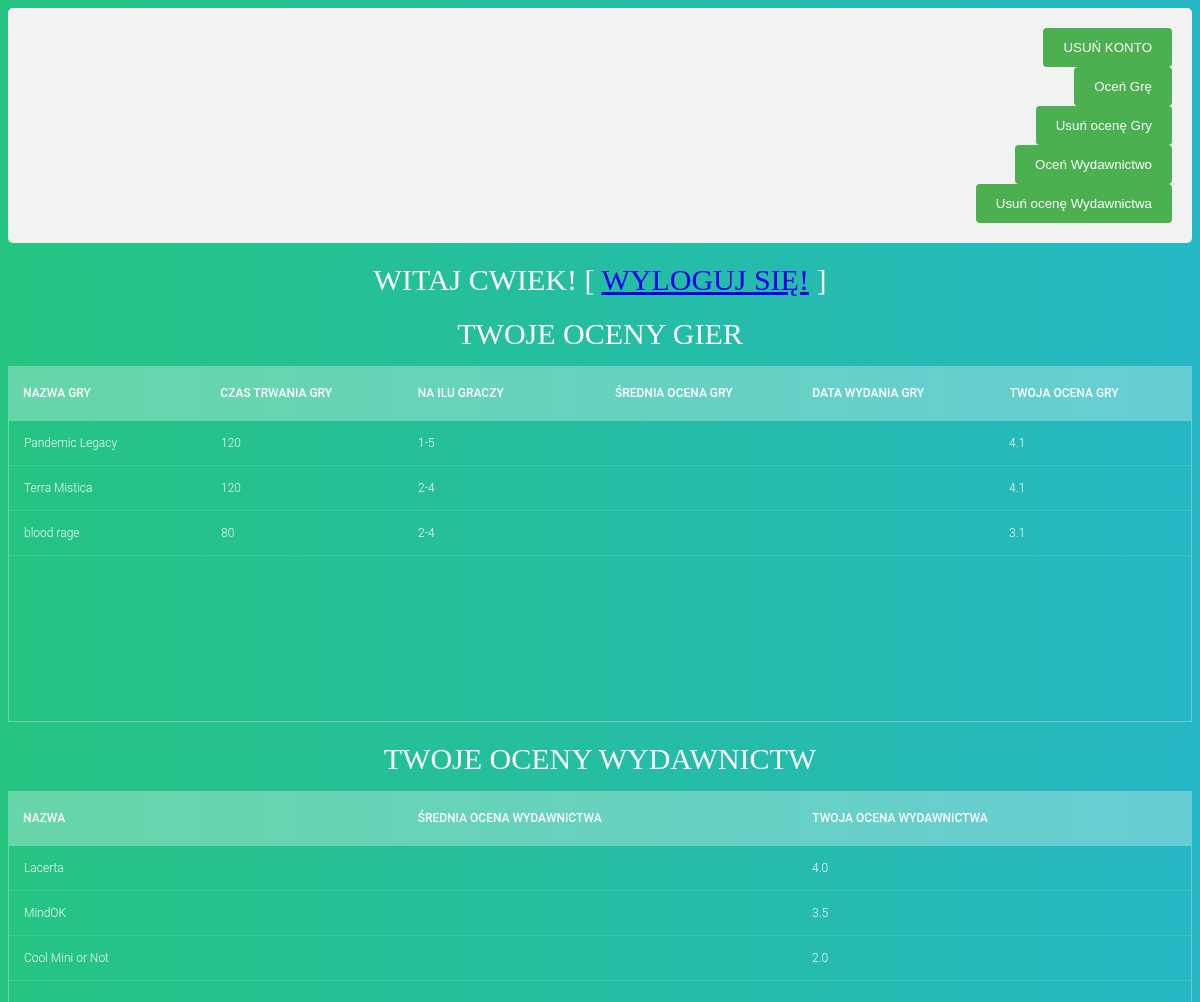
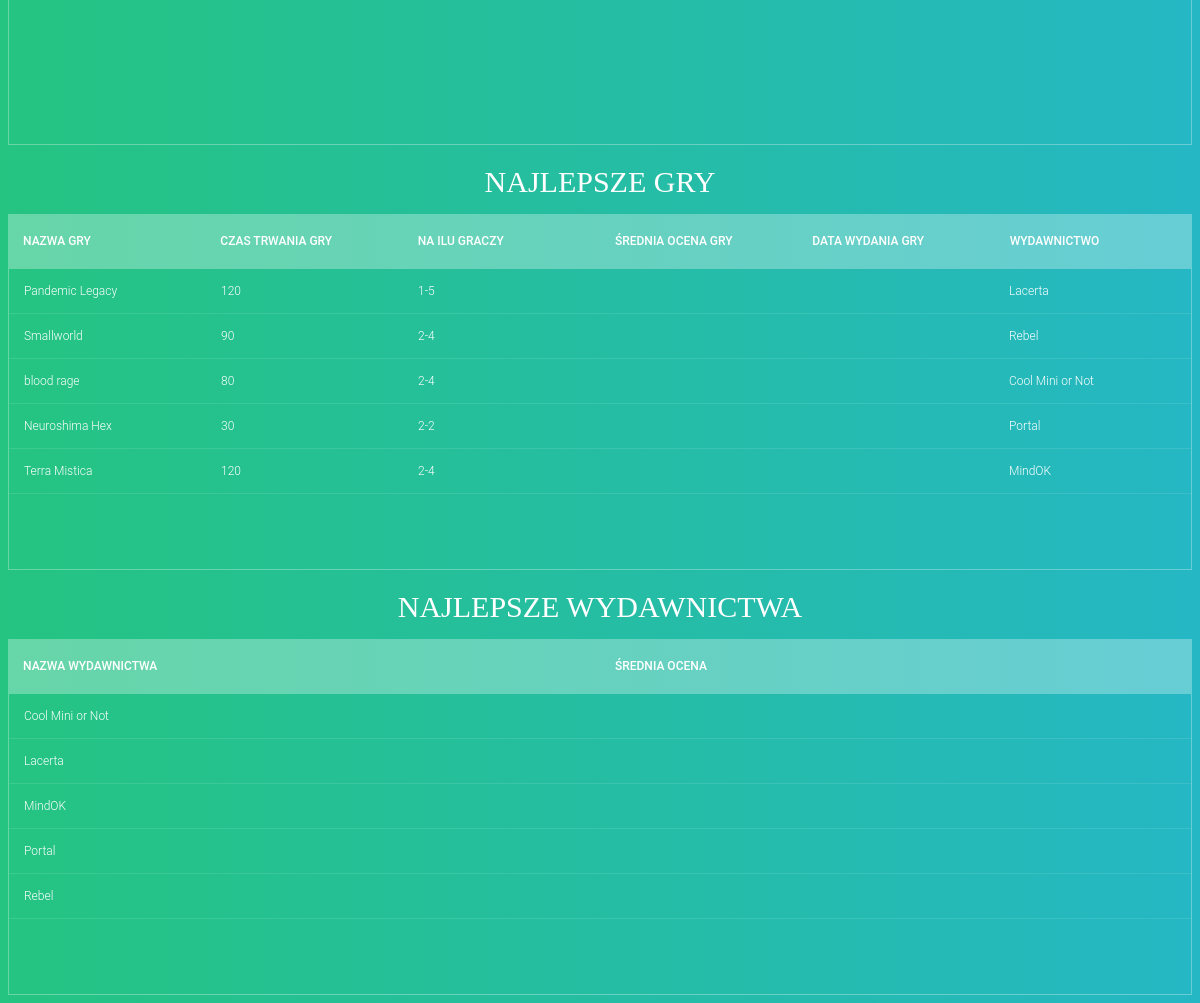
/aplikacja/strona_glowna.php (signed in), run on the app's committed database (2 pictures, top to bottom).
### tables this page shows
CREATE TABLE `OcenaGry`
(
  `idog` INT UNSIGNED NOT NULL AUTO_INCREMENT,
  `Ocena` DECIMAL(3,1) NOT NULL DEFAULT 0,
  `Data` TIMESTAMP NOT NULL DEFAULT CURRENT_TIMESTAMP,
  `g_id` INT UNSIGNED NOT NULL,
  `u_id` INT UNSIGNED NOT NULL,
  `Komentarz` VARCHAR(200),
  PRIMARY KEY (idog),
  FOREIGN KEY (g_id) REFERENCES Gra (idg)
    ON UPDATE CASCADE ON DELETE CASCADE,
   
  FOREIGN KEY (u_id) REFERENCES Uzytkownik (idu)
    ON UPDATE CASCADE ON DELETE CASCADE);

CREATE TABLE `Gra`
(
  `idg` INT UNSIGNED NOT NULL AUTO_INCREMENT,
  `Nazwa` VARCHAR(50) NOT NULL,
  `CzasTwrania` INT UNSIGNED,
  `MinOsob` INT DEFAULT 1,
  `MaxOsob` INT DEFAULT 2, 
  `SredniaOcen` DECIMAL(4,2),
  `w_id` INT UNSIGNED NOT NULL,
  `DataWydania` DATE,
  PRIMARY KEY (idg),
  FOREIGN KEY (w_id) REFERENCES Wydawnictwo (idw)
    ON UPDATE CASCADE ON DELETE CASCADE);

CREATE TABLE `OcenaWydawnictwa`
(
  `iduw` INT UNSIGNED NOT NULL AUTO_INCREMENT,
  `Ocena` DECIMAL(3,1) NOT NULL DEFAULT 0,
  `Data` TIMESTAMP NOT NULL DEFAULT CURRENT_TIMESTAMP,
  `w_id` INT UNSIGNED NOT NULL,
  `u_id` INT UNSIGNED NOT NULL,
  `Komentarz` VARCHAR(200),
  PRIMARY KEY (iduw),
  FOREIGN KEY (w_id) REFERENCES Wydawnictwo (idw)
    ON UPDATE CASCADE ON DELETE CASCADE,
     
  FOREIGN KEY (u_id) REFERENCES Uzytkownik (idu)
    ON UPDATE CASCADE ON DELETE CASCADE);

CREATE TABLE `Wydawnictwo`
(
  `idw` INT UNSIGNED NOT NULL PRIMARY KEY AUTO_INCREMENT,
  `Nazwa` VARCHAR(50) NOT NULL,
  `SredniaOcen` DECIMAL(4,2));

### aplikacja/strona_glowna.php (the view, shortened to what this page needs)
<?php
    require_once "connection.php";
?>
<!DOCTYPE HTML>
<html lang="pl">
<head>
    <link rel="stylesheet" type="text/css" href="style/mystyle.css">
    <link rel="stylesheet" type="text/css" href="style/tables.css">
</head>
    <body>
    <div class="container">
        <form action="usunKonto.php" method="POST">
            <div class="row">
                <input type="submit" name="usunKonto" value="USUŃ KONTO">
            </div>
        </form>
        <form action="ocenGre.php" method="POST">
            <div class="row">
                <input type="submit" name="ocenGre" value="Oceń Grę">
            </div>
        </form>
        <form action="usunOceneGry.php" method="POST">
            <div class="row">
                <input type="submit" name="usunOcene" value="Usuń ocenę Gry">
            </div>
        </form>
        <form action="ocenWydawnictwo.php" method="POST">
            <div class="row">
                <input type="submit" name="ocenWydawnictwo" value="Oceń Wydawnictwo">
            </div>
        </form>
        <form action="usunOceneWydawnictwa.php" method="POST">
            <div class="row">
                <input type="submit" name="usunOcene" value="Usuń ocenę Wydawnictwa">
            </div>
        </form>
    </div>
    <?php
        echo "<h1>Witaj ".$_SESSION['nick'].'! [ <a href="wyloguj.php">Wyloguj się!</a> ]</h1>';
        try
        {
            $link = new mysqli($host, $user, $pass, $data_base);
            if($link->connect_errno!=0)
                throw new Exception(mysqli_connect_errno());
            else
            {
                $idu = $_SESSION['idu'];
                if($result = $link->query(
                    sprintf("SELECT DISTINCT
                    * FROM Uzytkownik LEFT JOIN OcenaGry ON(idu=u_id) JOIN Gra ON(idg=g_id) WHERE idu='$idu' ORDER BY Ocena DESC")))
                    {
                        echo '<h1>Twoje Oceny Gier</h1>
                        <div class="tbl-header">
                        <table cellpadding="0" cellspacing="0" border="0">
                          <thead>
                            <tr>
                              <th>Nazwa Gry</th>
                              <th>Czas Trwania Gry</th>
                              <th>Na ilu graczy</th>
                              <th>Średnia ocena Gry</th>
                              <th>Data wydania Gry</th>
                              <th>Twoja ocena Gry</th>
                            </tr>
                          </thead>
                        </table>
                      </div>';
                      echo '<div class="tbl-content">
                      <table cellpadding="0" cellspacing="0" border="0">
                        <tbody>';
                      while($row = $result->fetch_assoc())
                      {
                        echo '<tr>
                        <td>'.$row['Nazwa'].'</td>
                        <td>'.$row['CzasTwrania'].'</td>
                        <td>'.$row['MinOsob'].'-'.$row['MaxOsob'].'</td>
                        <td>'.$row['SredniaOcen'].'</td>
                        <td>'.$row['DataWydania'].'</td>
                        <td>'.$row['Ocena'].'</td>
                        </tr>';
                      }
                      echo ' </tbody>
                      </table>
                    </div>';
                    }
                else
                    throw new Exception($link->error);
                $idu = $_SESSION['idu'];
                if($result = $link->query(
                    sprintf("SELECT DISTINCT
                    * FROM Uzytkownik LEFT JOIN OcenaWydawnictwa ON(idu=u_id) JOIN Wydawnictwo ON(idw=w_id) WHERE idu='$idu' ORDER BY Ocena DESC")))
                    {
                        echo '<h1>Twoje Oceny Wydawnictw</h1>
                        <div class="tbl-header">
                        <table cellpadding="0" cellspacing="0" border="0">
                            <thead>
                            <tr>
                                <th>Nazwa</th>
                                <th>Średnia ocena Wydawnictwa</th>
                                <th>Twoja ocena Wydawnictwa</th>
                            </tr>
                            </thead>
                        </table>
                        </div>';
                        echo '<div class="tbl-content">
                        <table cellpadding="0" cellspacing="0" border="0">
                        <tbody>';
                        while($row = $result->fetch_assoc())
                        {
                        echo '<tr>
                        <td>'.$row['Nazwa'].'</td>
                        <td>'.$row['SredniaOcen'].'</td>
                        <td>'.$row['Ocena'].'</td>
                        </tr>';
                        }
                        echo ' </tbody>
                        </table>
                    </div>';
                    }
                else
                    throw new Exception($link->error);
                if($result = $link->query(
                    sprintf("SELECT DISTINCT
                    * FROM Gra JOIN Wydawnictwo ON(w_id=idw)
                    ORDER BY Gra.SredniaOcen DESC")))
                    {
                        echo '<h1>Najlepsze gry</h1>
                        <div class="tbl-header">
                        <table cellpadding="0" cellspacing="0" border="0">
                          <thead>
                            <tr>
                              <th>Nazwa Gry</th>
                              <th>Czas Trwania Gry</th>
                              <th>Na ilu graczy</th>
                              <th>Średnia ocena Gry</th>
                              <th>Data wydania Gry</th>
                              <th>Wydawnictwo</th>
                            </tr>
                          </thead>
                        </table>
                      </div>';
                      echo '<div class="tbl-content">
                      <table cellpadding="0" cellspacing="0" border="0">
                        <tbody>';
                      while($row = $result->fetch_row())
                      {
                        echo '<tr>
                        <td>'.$row[1].'</td>
                        <td>'.$row[2].'</td>
                        <td>'.$row[3].'-'.$row[4].'</td>
                        <td>'.$row[5].'</td>
                        <td>'.$row[7].'</td>
                        <td>'.$row[9].'</td>
                        </tr>';
                      }
                      echo ' </tbody>
                      </table>
                    </div>';
                    }
                    else
                    throw new Exception($link->error);
            }
            if($result = $link->query(
                sprintf("SELECT DISTINCT
                * FROM Wydawnictwo
                ORDER BY SredniaOcen DESC")))
                {
                    echo '<h1>Najlepsze wydawnictwa</h1>
                    <div class="tbl-header">
                    <table cellpadding="0" cellspacing="0" border="0">
                      <thead>
                        <tr>
                          <th>Nazwa Wydawnictwa</th>
                          <th>Średnia ocena</th>
                        </tr>
                      </thead>
                    </table>
                  </div>';
                  echo '<div class="tbl-content">
                  <table cellpadding="0" cellspacing="0" border="0">
                    <tbody>';
                  while($row = $result->fetch_row())
                  {
                    echo '<tr>
                    <td>'.$row[1].'</td>
                    <td>'.$row[2].'</td>
                    </tr>';
                  }
                  echo ' </tbody>
                  </table>
                </div>';
                }
                else
                throw new Exception($link->error);
        }
        catch(Exception $e)
        {
            echo '<span stype="color:red;"Błąd serwera, przepraszam za niedogodności i proszę spróbować sie zalogować w innym czasie!</span>';
            echo '<br />INFORMACJA DEVELOPERSKA: '.$e;
        }
    ?>
    </body>
</html>

### aplikacja/style/mystyle.css (style rules this page uses)
input[type=submit] { background-color: #4CAF50; color: white; padding: 12px 20px; border: none; border-radius: 4px; cursor: pointer; float: right; }
.container { border-radius: 5px; background-color: #f2f2f2; padding: 20px; }
.row:after { content: ""; display: table; clear: both; }
h1 { color: black; font-family: verdana; font-size: 300%; }

### aplikacja/style/tables.css (style rules this page uses)
h1 { font-size: 30px; color: #fff; text-transform: uppercase; font-weight: 300; text-align: center; margin-bottom: 15px; }
table { width:100%; table-layout: fixed; }
.tbl-header { background-color: rgba(255,255,255,0.3); }
.tbl-content { height:300px; overflow-x:auto; margin-top: 0px; border: 1px solid rgba(255,255,255,0.3); }
th { padding: 20px 15px; text-align: left; font-weight: 500; font-size: 12px; color: #fff; text-transform: uppercase; }
td { padding: 15px; text-align: left; vertical-align:middle; font-weight: 300; font-size: 12px; color: #fff; border-bottom: solid 1px rgba(255,255,255,0.1); }
body { background: -webkit-linear-gradient(left, #25c481, #25b7c4); background: linear-gradient(to right, #25c481, #25b7c4); font-family: 'Roboto', sans-serif; }

### data on the page
ocenagry: g.Nazwa "Pandemic Legacy", g.CzasTwrania "120", g.MinOsob "1", g.MaxOsob "5", Ocena "4.1"
ocenagry: g.Nazwa "Terra Mistica", g.CzasTwrania "120", g.MinOsob "2", g.MaxOsob "4", Ocena "4.1"
ocenagry: g.Nazwa "blood rage", g.CzasTwrania "80", g.MinOsob "2", g.MaxOsob "4", Ocena "3.1"
ocenawydawnictwa: w.Nazwa "Lacerta", Ocena "4.0"
ocenawydawnictwa: w.Nazwa "MindOK", Ocena "3.5"
ocenawydawnictwa: w.Nazwa "Cool Mini or Not", Ocena "2.0"
gra: Nazwa "Pandemic Legacy", CzasTwrania "120", MinOsob "1", MaxOsob "5", w.Nazwa "Lacerta"
gra: Nazwa "Smallworld", CzasTwrania "90", MinOsob "2", MaxOsob "4", w.Nazwa "Rebel"
gra: Nazwa "blood rage", CzasTwrania "80", MinOsob "2", MaxOsob "4", w.Nazwa "Cool Mini or Not"
gra: Nazwa "Neuroshima Hex", CzasTwrania "30", MinOsob "2", MaxOsob "2", w.Nazwa "Portal"
gra: Nazwa "Terra Mistica", CzasTwrania "120", MinOsob "2", MaxOsob "4", w.Nazwa "MindOK"
wydawnictwo: Nazwa "Cool Mini or Not"
wydawnictwo: Nazwa "Lacerta"
wydawnictwo: Nazwa "MindOK"
wydawnictwo: Nazwa "Portal"
wydawnictwo: Nazwa "Rebel"

### other printed values
$_SESSION['nick'] "CWIEK"
